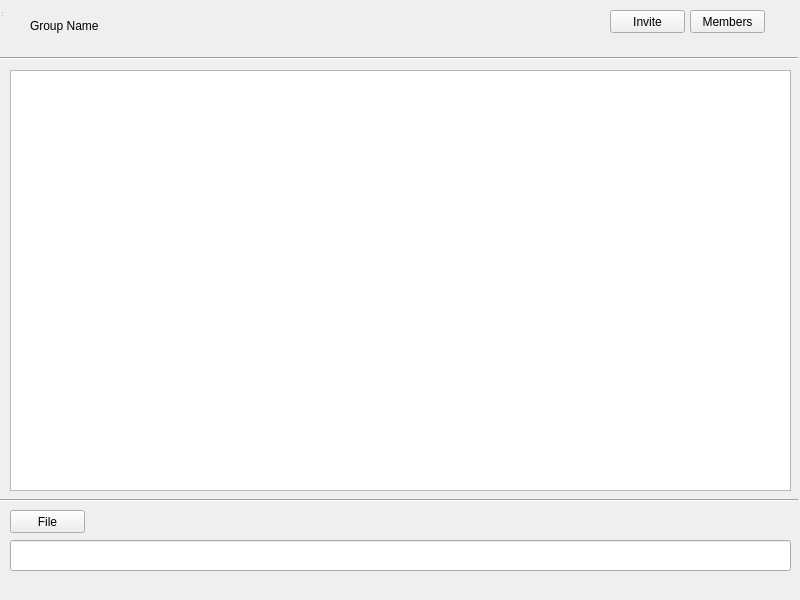
<?xml version="1.0" encoding="UTF-8"?>
<ui version="4.0">
 <class>group_chat_window</class>
 <widget class="QWidget" name="group_chat_window">
  <property name="geometry">
   <rect>
    <x>0</x>
    <y>0</y>
    <width>800</width>
    <height>600</height>
   </rect>
  </property>
  <property name="windowTitle">
   <string>MainWindow</string>
  </property>
  <widget class="QWidget" name="centralwidget" native="true">
   <property name="geometry">
    <rect>
     <x>0</x>
     <y>0</y>
     <width>798</width>
     <height>571</height>
    </rect>
   </property>
   <widget class="QPushButton" name="show_member">
    <property name="geometry">
     <rect>
      <x>690</x>
      <y>10</y>
      <width>75</width>
      <height>23</height>
     </rect>
    </property>
    <property name="text">
     <string>Members</string>
    </property>
   </widget>
   <widget class="QLabel" name="group_name">
    <property name="geometry">
     <rect>
      <x>30</x>
      <y>0</y>
      <width>91</width>
      <height>51</height>
     </rect>
    </property>
    <property name="text">
     <string>Group Name</string>
    </property>
   </widget>
   <widget class="Line" name="upper_line">
    <property name="geometry">
     <rect>
      <x>0</x>
      <y>50</y>
      <width>801</width>
      <height>16</height>
     </rect>
    </property>
    <property name="orientation">
     <enum>Qt::Horizontal</enum>
    </property>
   </widget>
   <widget class="Line" name="bottomline">
    <property name="geometry">
     <rect>
      <x>-3</x>
      <y>490</y>
      <width>801</width>
      <height>20</height>
     </rect>
    </property>
    <property name="orientation">
     <enum>Qt::Horizontal</enum>
    </property>
   </widget>
   <widget class="QPushButton" name="file">
    <property name="geometry">
     <rect>
      <x>10</x>
      <y>510</y>
      <width>75</width>
      <height>23</height>
     </rect>
    </property>
    <property name="text">
     <string>File</string>
    </property>
   </widget>
   <widget class="QPushButton" name="invite">
    <property name="geometry">
     <rect>
      <x>610</x>
      <y>10</y>
      <width>75</width>
      <height>23</height>
     </rect>
    </property>
    <property name="text">
     <string>Invite</string>
    </property>
   </widget>
   <widget class="QTextEdit" name="message_list">
    <property name="geometry">
     <rect>
      <x>10</x>
      <y>70</y>
      <width>781</width>
      <height>421</height>
     </rect>
    </property>
   </widget>
   <widget class="QLineEdit" name="input">
    <property name="geometry">
     <rect>
      <x>10</x>
      <y>540</y>
      <width>781</width>
      <height>31</height>
     </rect>
    </property>
   </widget>
  </widget>
  <widget class="QStatusBar" name="statusbar">
   <property name="geometry">
    <rect>
     <x>0</x>
     <y>0</y>
     <width>3</width>
     <height>18</height>
    </rect>
   </property>
  </widget>
 </widget>
 <resources/>
 <connections/>
</ui>
